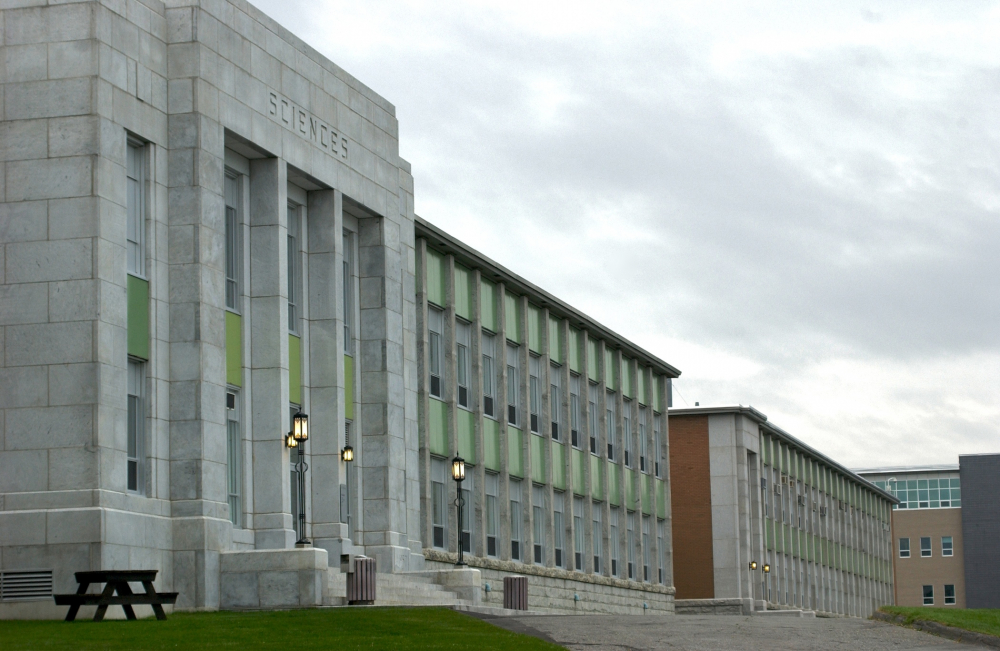
#> input picture CNN/image1.jpg, 1000 x 651 px
$ jupyter execute CNN1.ipynb   (shell and % lines are left out)
#> lines starting #> are read from the running program, lines starting #| are printed output that depends on the picture
<a href="https://colab.research.google.com/github/leochartrand/IFT615/blob/main/CNN/CNN1.ipynb" target="_parent"></a>

*Cette démonstration est inspirée du cours "CS50’s Introduction to Artificial Intelligence with Python" donné à l'Université d'Harvard.*
https://cs50.harvard.edu/ai/2024/
https://creativecommons.org/licenses/by-nc-sa/4.0/

### Ce notebook a pour but d'introduire le concept clé des réseaux de neuronnes à convolution: la couche convolutive. On l'appelle aussi "filtre", ou "carte d'activation". Dans cette démonstration, vous apprendrez comment un simple filtre défini par une matrice peut être appliqué à une image pour en faire sortir des caractéristiques visuelles (features).

Comme toujours, on commence par importer les librairies:

[cell 1]
import numpy as np
from PIL import Image, ImageFilter
import matplotlib.pyplot as plt
from IPython.display import display

On peut choisir une image sur laquelle nous effecturons notre expérience. Ci-dessous, l'image choisie est une de la faculté des sciences de l'UdeS.

[cell 2]
image = Image.open('image1.jpg', 'r').convert("RGB")
#> image is the input picture: PIL image 1000x651 RGB; mean R, G, B 153.6, 160.9, 156.7
display(image)

Il est maintenant temps de créer notre filtre. Celui-ci est en réalité une simple matrice, qu'on peut définir à l'aide de NumPy, une librairie largement utilisée dans le monde de l'apprentissage machine. On peut utiliser matplotlib.pyplot afin de visualiser cette matrice.

[cell 3]
# Déclaration de notre matrice filtre
edge = np.array(
    [[-1, -1, -1],
     [-1, 8, -1],
     [-1, -1, -1]])

# Utiliser matplotlib pour visualiser le filtre
plt.imshow(edge, cmap='gray'); plt.axis('off'); plt.show();
#> (this line was passed over: IPython is not available in this run)
#> (this line was passed over: IPython is not available in this run)

On peut alors appliquer notre filtre à l'image qu'on a choisie:

[cell 4]
filtre = edge # Vous pouvez inscrire ici le nom de variable de votre filtre personnalisé

image_filtree = image.filter(ImageFilter.Kernel(
    size=(3, 3),                # Spécification de la taille du filtre
    kernel=filtre.flatten(),    # La méthode filter() de PIL.Image demande une matrice applanie
    scale=1                     #
))
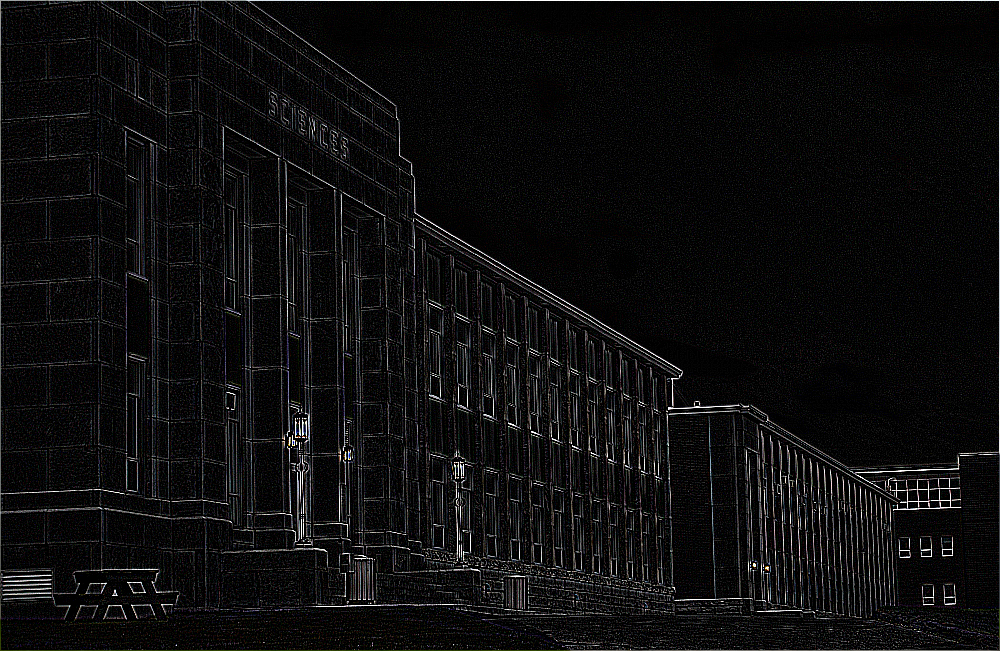
#> image_filtree: PIL image 1000x651 RGB; mean R, G, B 13.9, 13.6, 14

display(image_filtree)

Voici ci-dessous d'autres exemples de noyaux 3x3. Vous pouvez copier le code et créer votre propre filtre! Vous pouvez utiliser la méthode imshow() pour visualiser votre matrice. Sachez que cette dernière doit idéalement être normalisée afin que la somme de ses éléments donne 0.

[cell 5]
vertical = np.array(
    [[-1, 2, -1],
     [-1, 2, -1],
     [-1, 2, -1]])
plt.imshow(vertical, cmap='gray'); plt.axis('off'); plt.show();
#> (this line was passed over: IPython is not available in this run)
#> (this line was passed over: IPython is not available in this run)

horizontal = np.array(
    [[-1, -1, -1],
     [2, 2, 2],
     [-1, -1, -1]])
plt.imshow(horizontal, cmap='gray'); plt.axis('off'); plt.show();
#> (this line was passed over: IPython is not available in this run)
#> (this line was passed over: IPython is not available in this run)
